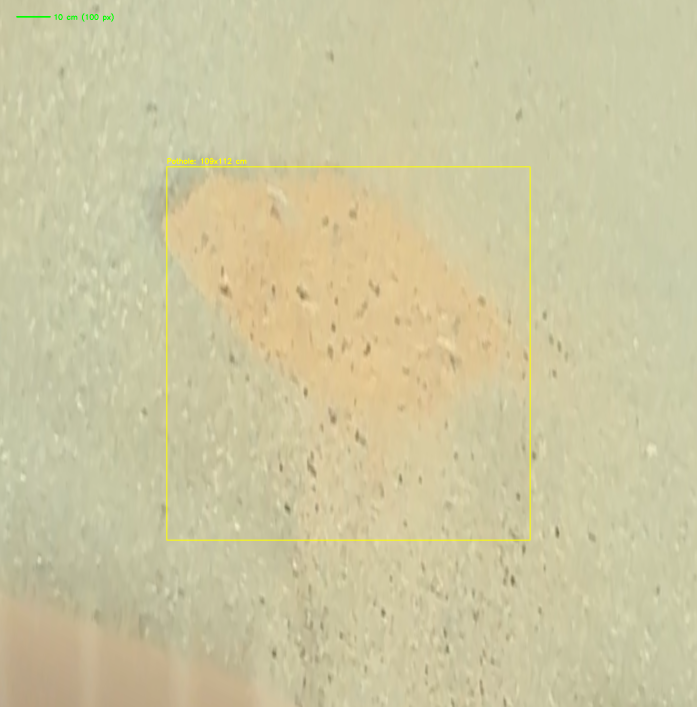
#> input picture Final_Submission/topdown_full.png, 2090 x 2120 px (shown at 1/3 size)
$ jupyter execute sprint3_segmentation.ipynb   (shell and % lines are left out)
#> lines starting #> are read from the running program, lines starting #| are printed output that depends on the picture; after the words box and inside, x2 and y2 are one past the last pixel; in counts of white or black regions, pixels touching at a corner belong together
# Sprint 3: Pothole Segmentation and Metrology

**Project:** Road Defect Detection Pipeline (PROSIT 1)
**Team:** Naa Lamle Boye, Thomas Kojo Quarshie, Chelsea Owusu, Elijah Boateng
**Date:** February 2026

## Purpose

This notebook detects potholes in the top-down road image and measures their area in
**cm²** using the known scale (10 px = 1 cm). On Ghanaian roads, potholes filled with
sand/dirt appear as **sandy/orange patches** distinct from the gray asphalt.

**Detection approach:** HSV color segmentation to find warm-colored (sandy) patches that
differ from the neutral gray road surface.

**Input:** `topdown_full.png` from Sprint 1 (original top-down, preserves color contrast)
**Output:** `pothole_detection_report.csv` with Frame_ID, Pothole_ID, Area_cm2, Center

## Step 1: Import Libraries

[cell 1]
import numpy as np
import cv2
import csv
import os
import matplotlib.pyplot as plt

print(f"OpenCV: {cv2.__version__}")

## Step 2: Load Top-Down View

We use the original (unrestored) top-down view because it preserves the natural color
contrast between the sandy pothole and the gray road. The Retinex restoration in Sprint 2
normalizes illumination but can wash out the color differences we need for detection.

[cell 2]
# Use the original top-down view (better color contrast for detection)
topdown = cv2.imread('topdown_full.png')
#> topdown is the input picture: shape (2120, 2090, 3); mean B, G, R 160.7, 198.7, 204.6
if topdown is None:
    raise FileNotFoundError("topdown_full.png not found. Run Sprint 1 first.")

SCALE = 10.0  # 10 px = 1 cm
print(f"Loaded: {topdown.shape[1]}x{topdown.shape[0]} px")
#| Loaded: 2090x2120 px
print(f"Scale: {SCALE} px/cm => image covers {topdown.shape[1]/SCALE:.0f} x {topdown.shape[0]/SCALE:.0f} cm")
#| Scale: 10.0 px/cm => image covers 209 x 212 cm

fig, ax = plt.subplots(figsize=(8, 8))
ax.imshow(cv2.cvtColor(topdown, cv2.COLOR_BGR2RGB))
ax.set_title("Top-Down Road Image (from Sprint 1)")
ax.axis('off')
plt.tight_layout()
plt.show()

## Step 3: Pothole Detection via Color Segmentation

Potholes on Ghanaian roads are often filled with sand/dirt, making them appear
**warm/orange** against the **cool/gray** asphalt. We detect these using:
1. Convert to HSV color space
2. Threshold on **Hue** (8-22 for warm orange tones) and **Saturation** (>45 for distinctly colored patches)
3. Morphological cleanup to remove noise
4. Contour analysis for area measurement

[cell 3]
def detect_road_defects(image, scale=10.0, min_area_cm2=50, max_area_cm2=50000):
    """
    Detect sandy/damaged patches on road using HSV color segmentation.

    Potholes filled with sand appear warm/orange against gray road.
    We detect regions with warm hue and elevated saturation.

    Args:
        image: Top-down road image (BGR)
        scale: pixels per cm (default 10)
        min_area_cm2: minimum defect area to report
        max_area_cm2: maximum defect area to report

    Returns:
        list of dicts with pothole measurements
    """
#> called with scale = 10, min_area_cm2 = 50, max_area_cm2 = 50000
    hsv = cv2.cvtColor(image, cv2.COLOR_BGR2HSV)
#> hsv: shape (2120, 2090, 3); mean H, S, V 26.8, 54.6, 205

    # Detect warm-colored (sandy/orange) patches
    # Hue 8-22: orange to warm brown
    # Saturation > 45: distinctly colored (not neutral gray)
    # Value 120-240: reasonably bright (not in shadow)
    mask = cv2.inRange(hsv, np.array([8, 45, 120]), np.array([22, 200, 240]))
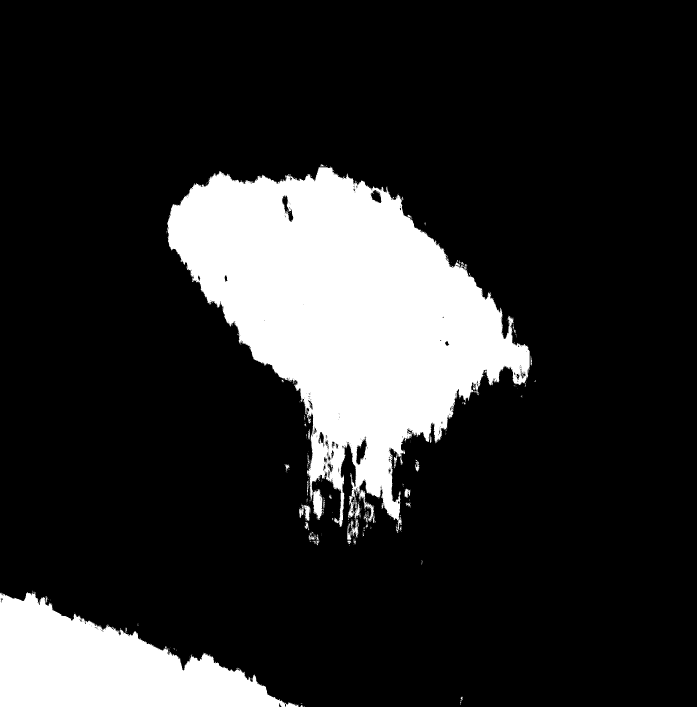
#> mask: shape (2120, 2090) (shown at 1/3 size); 17% white; 507 white regions (460 under 20 px), largest, box (x1, y1, x2, y2) and area: (502, 502, 1589, 1599) 577541, (0, 1772, 859, 2120) 168578, (938, 1467, 968, 1560) 1816

    # Morphological cleanup
    kernel = cv2.getStructuringElement(cv2.MORPH_ELLIPSE, (10, 10))
    mask = cv2.morphologyEx(mask, cv2.MORPH_CLOSE, kernel)
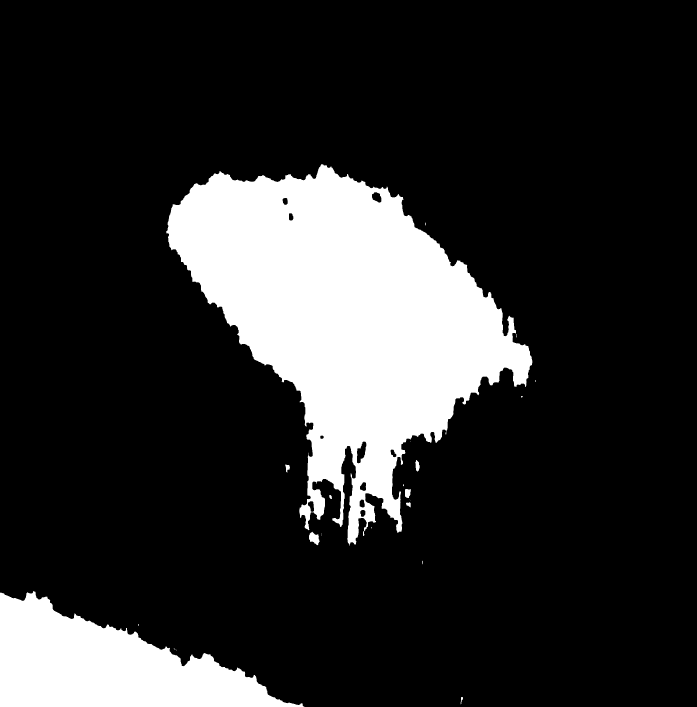
#> mask: shape (2120, 2090) (shown at 1/3 size); 17.5% white; 24 white regions (15 under 20 px), largest, box (x1, y1, x2, y2) and area: (499, 493, 1597, 1637) 602595, (0, 1773, 913, 2120) 171183, (927, 1595, 959, 1636) 800
    kernel_open = cv2.getStructuringElement(cv2.MORPH_ELLIPSE, (7, 7))
    mask = cv2.morphologyEx(mask, cv2.MORPH_OPEN, kernel_open)
#> mask: shape (2120, 2090); 17.5% white; 10 white regions

    # Find contours
    contours, _ = cv2.findContours(mask, cv2.RETR_EXTERNAL, cv2.CHAIN_APPROX_SIMPLE)
#> contours = 10 contours; largest, box (x1, y1, x2, y2) and area: (499, 493, 1597, 1632) 600102, (0, 1774, 910, 2120) 169808, (898, 1512, 933, 1588) 1310, (927, 1596, 958, 1635) 726, (1215, 1467, 1232, 1494) 338

    # Filter and measure
    potholes = []
    for cnt in sorted(contours, key=cv2.contourArea, reverse=True):
        area_px = cv2.contourArea(cnt)
        area_cm2 = area_px / scale**2

        if min_area_cm2 <= area_cm2 <= max_area_cm2:
            M = cv2.moments(cnt)
            if M["m00"] > 0:
                cx = int(M["m10"] / M["m00"])
                cy = int(M["m01"] / M["m00"])
            else:
                cx, cy = 0, 0

            x, y, w, h = cv2.boundingRect(cnt)
            perimeter = cv2.arcLength(cnt, True) / scale
            eq_diam = 2 * np.sqrt(area_cm2 / np.pi)
            aspect = float(w) / h if h > 0 else 1.0
            extent = area_px / (w * h) if w * h > 0 else 0

            potholes.append({
                'id': len(potholes) + 1,
                'area_cm2': area_cm2,
                'center_px': (cx, cy),
                'center_cm': (cx / scale, cy / scale),
                'contour': cnt,
                'bbox': (x, y, w, h),
                'perimeter_cm': perimeter,
                'eq_diameter_cm': eq_diam,
                'aspect_ratio': aspect,
                'extent': extent
            })
#> this loop made 10 passes
#> (area_px, area_cm2, cx, cy, x, y, w, h) on passes 1 to 2: (600102, 6001, 1037, 947, 499, 493, 1098, 1139), (169808, 1698.1, 316, 1999, 0, 1774, 910, 346)
#> after the loop, potholes = 2 items

    return potholes, mask

potholes, det_mask = detect_road_defects(topdown, scale=SCALE, min_area_cm2=50)
#> potholes = 2 items
print(f"Detected {len(potholes)} road defect(s)\n")
#| Detected 2 road defect(s)
for p in potholes:
    print(f"  Pothole #{p['id']}:")
    print(f"    Area: {p['area_cm2']:.1f} cm2")
    print(f"    Center: ({p['center_cm'][0]:.1f}, {p['center_cm'][1]:.1f}) cm")
    print(f"    Perimeter: {p['perimeter_cm']:.1f} cm")
    print(f"    Equivalent Diameter: {p['eq_diameter_cm']:.1f} cm")
    print(f"    Aspect Ratio: {p['aspect_ratio']:.2f}")
    print(f"    Extent: {p['extent']:.2f}")
#> this loop made 2 passes
#|   Pothole #1:
#|     Area: 6001.0 cm2
#|     Center: (103.7, 94.7) cm
#|     Perimeter: 616.2 cm
#|     Equivalent Diameter: 87.4 cm
#|     Aspect Ratio: 0.96
#|     Extent: 0.48
#|   Pothole #2:
#|     Area: 1698.1 cm2
#|     Center: (31.6, 199.9) cm
#> (further printed lines are left out)

## Step 4: Visualize Detection Mask and Results

[cell 4]
fig, axes = plt.subplots(1, 3, figsize=(18, 7))

axes[0].imshow(cv2.cvtColor(topdown, cv2.COLOR_BGR2RGB))
axes[0].set_title("Top-Down View (Input)")
axes[0].axis('off')

axes[1].imshow(det_mask, cmap='gray')
axes[1].set_title("Detection Mask (Sandy Patches)")
axes[1].axis('off')

# Annotated image
annotated = topdown.copy()
for p in potholes:
    cv2.drawContours(annotated, [p['contour']], -1, (0, 255, 0), 3)
    cv2.circle(annotated, p['center_px'], 8, (0, 0, 255), -1)
    cx, cy = p['center_px']
    cv2.putText(annotated, f"#{p['id']} {p['area_cm2']:.0f}cm2",
        (cx+15, cy-15), cv2.FONT_HERSHEY_SIMPLEX, 0.7, (0, 255, 255), 2)
#> this loop made 2 passes
#> (cx, cy) on passes 1 to 2: (1037, 947), (316, 1999)
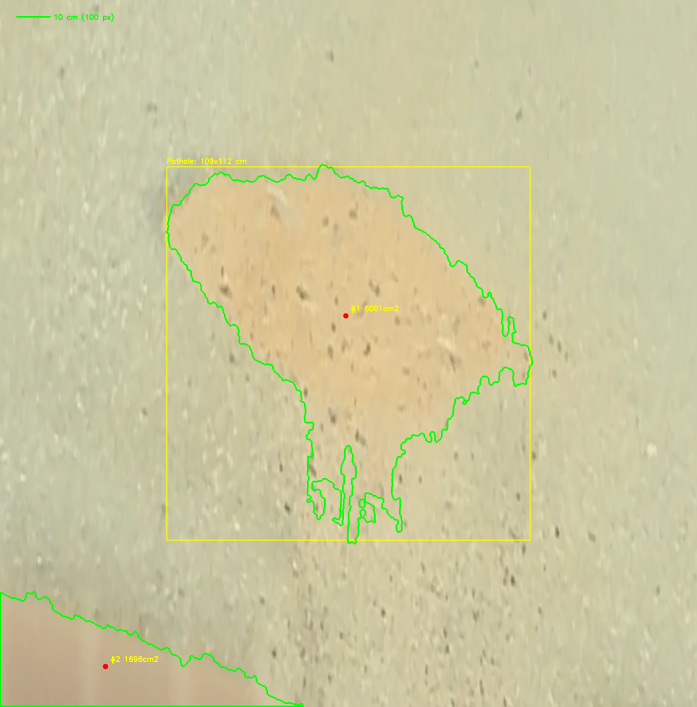
#> annotated: shape (2120, 2090, 3) (shown at 1/3 size); mean B, G, R 159.3, 199.2, 202.9

axes[2].imshow(cv2.cvtColor(annotated, cv2.COLOR_BGR2RGB))
axes[2].set_title(f"Detected: {len(potholes)} Defect(s)")
axes[2].axis('off')

plt.suptitle("Sprint 3: Pothole Detection Results", fontsize=14)
plt.tight_layout()
plt.savefig('segmentation_comparison.png', dpi=150, bbox_inches='tight')
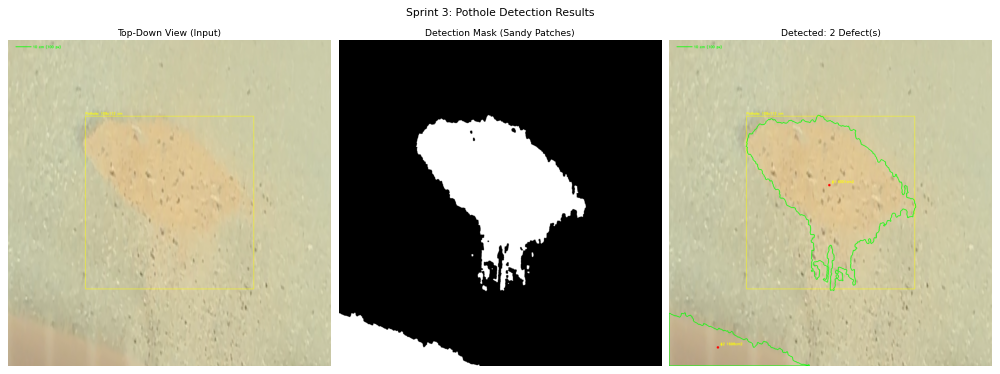
#> figure drawn by matplotlib, 3 panels
plt.show()

cv2.imwrite('test_segmentation_output.png', annotated)
print("Saved: segmentation_comparison.png, test_segmentation_output.png")

## Step 5: Generate CSV Report

The final deliverable: a CSV file with pothole measurements.

[cell 5]
csv_path = 'pothole_detection_report.csv'
with open(csv_path, 'w', newline='') as f:
    writer = csv.writer(f)
    writer.writerow(['Frame_ID', 'Pothole_ID', 'Area_cm2', 'Center_X_cm', 'Center_Y_cm',
                     'Perimeter_cm', 'Equivalent_Diameter_cm', 'Aspect_Ratio'])
    for p in potholes:
        writer.writerow([
            'pothole_1',
            p['id'],
            f"{p['area_cm2']:.2f}",
            f"{p['center_cm'][0]:.2f}",
            f"{p['center_cm'][1]:.2f}",
            f"{p['perimeter_cm']:.2f}",
            f"{p['eq_diameter_cm']:.2f}",
            f"{p['aspect_ratio']:.2f}"
        ])

print(f"CSV report saved: {csv_path}")
print(f"Potholes reported: {len(potholes)}")
#| Potholes reported: 2
print("\n--- CSV Report Contents ---")
with open(csv_path) as f:
    print(f.read())

## Step 5b: Area Verification

**Is 6001 cm² reasonable?** Let's verify visually and mathematically:
- The pothole bounding box (tape-measured) is 109 x 112 cm = 12,208 cm²
- An ellipse inscribed in that box would have area π × (109/2) × (112/2) = 9,585 cm²
- Our detected contour area (6001 cm²) = **49% of the bounding box**
- This means the sandy patch fills about half the measured rectangle, which is
  geometrically consistent with an irregular natural shape

**Visual check:** We overlay the detection contour on the pothole to verify alignment.

[cell 6]
# Verification: overlay contour on the pothole region
import math

POTHOLE_WIDTH_CM = 109.0
POTHOLE_LENGTH_CM = 112.0

if len(potholes) > 0:
    p = potholes[0]  # Main pothole
#> p = 10 items

    # Mathematical verification
    rect_area = POTHOLE_WIDTH_CM * POTHOLE_LENGTH_CM
    ellipse_area = math.pi * (POTHOLE_WIDTH_CM/2) * (POTHOLE_LENGTH_CM/2)

    print("=== AREA VERIFICATION ===")
    print(f"Tape-measured bounding box: {POTHOLE_WIDTH_CM} x {POTHOLE_LENGTH_CM} cm")
    print(f"  Rectangle area: {rect_area:.0f} cm2")
    print(f"  Inscribed ellipse area: {ellipse_area:.0f} cm2")
    print(f"  Detected contour area: {p['area_cm2']:.0f} cm2")
#|   Detected contour area: 6001 cm2
    print(f"  Contour / Rectangle: {p['area_cm2']/rect_area*100:.1f}%")
#|   Contour / Rectangle: 49.2%
    print(f"  Contour / Ellipse: {p['area_cm2']/ellipse_area*100:.1f}%")
#|   Contour / Ellipse: 62.6%
    print(f"\n  Equivalent diameter: {p['eq_diameter_cm']:.1f} cm")
#|   Equivalent diameter: 87.4 cm
    print(f"  (A circle with this diameter has area {math.pi*(p['eq_diameter_cm']/2)**2:.0f} cm2)")
#|   (A circle with this diameter has area 6001 cm2)

    # Visual verification: zoom into pothole region
    margin = 100
    y1 = max(0, 500 - margin)
    y2 = min(topdown.shape[0], 500 + int(POTHOLE_LENGTH_CM * SCALE) + margin)
#> y2 = 1720
    x1 = max(0, 500 - margin)
    x2 = min(topdown.shape[1], 500 + int(POTHOLE_WIDTH_CM * SCALE) + margin)
#> x2 = 1690

    pothole_zoom = topdown[y1:y2, x1:x2].copy()
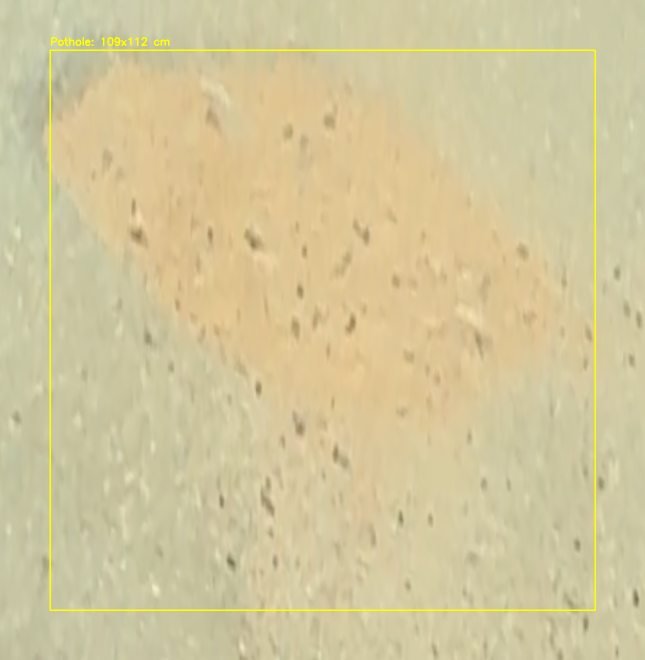
#> pothole_zoom: shape (1320, 1290, 3) (shown at 1/2 size); mean B, G, R 156.3, 199, 210.2

    # Draw the detection contour (shifted for crop)
    contour_shifted = p['contour'].copy()
#> contour_shifted = contour of 2236 points, box (x1, y1, x2, y2) (499, 493, 1597, 1632), area 600102
    contour_shifted[:,:,0] -= x1
    contour_shifted[:,:,1] -= y1
    cv2.drawContours(pothole_zoom, [contour_shifted], -1, (0, 255, 0), 3)

    # Draw the bounding rectangle (the tape-measured area)
    dst_w = int(POTHOLE_WIDTH_CM * SCALE)
    dst_h = int(POTHOLE_LENGTH_CM * SCALE)
    cv2.rectangle(pothole_zoom, (500-x1, 500-y1),
                  (500+dst_w-x1, 500+dst_h-y1), (0, 255, 255), 2)
#> pothole_zoom: shape (1320, 1290, 3); mean B, G, R 153.8, 199.9, 206.8

    # Add area labels
    cv2.putText(pothole_zoom, f"Detected: {p['area_cm2']:.0f} cm2",
                (20, 30), cv2.FONT_HERSHEY_SIMPLEX, 0.6, (0, 255, 0), 2)
    cv2.putText(pothole_zoom, f"Bounding box: {rect_area:.0f} cm2",
                (20, 60), cv2.FONT_HERSHEY_SIMPLEX, 0.6, (0, 255, 255), 2)
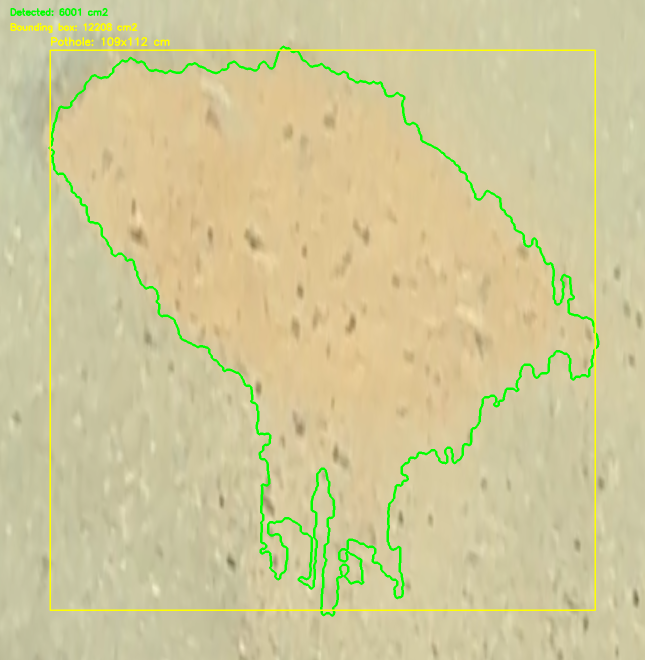
#> pothole_zoom: shape (1320, 1290, 3) (shown at 1/2 size); mean B, G, R 153.5, 200, 206.7

    fig, ax = plt.subplots(figsize=(8, 8))
    ax.imshow(cv2.cvtColor(pothole_zoom, cv2.COLOR_BGR2RGB))
    ax.set_title(f"Verification: Green contour = {p['area_cm2']:.0f} cm2, "
                 f"Yellow rect = {rect_area:.0f} cm2")
    ax.axis('off')
    plt.tight_layout()
    plt.savefig('area_verification.png', dpi=150, bbox_inches='tight')
    plt.show()
    print("\nSaved: area_verification.png")
    print("\nThe green contour should tightly follow the sandy patch boundary.")
    print("The yellow rectangle shows the tape-measured pothole extent.")
else:
    print("No potholes detected to verify.")

## Step 6: Pipeline Summary and Verification

### How to Verify Results Are Correct

1. **Scale verification:** The green scale bar = 100 px = 10 cm. Measure it on screen.
2. **Pothole boundary:** The yellow rectangle = 109 x 112 cm (tape-measured on site).
3. **Detection accuracy:** Green contours should tightly outline visible sandy patches.
4. **Area reasonableness:** Detected area should be smaller than the bounding rectangle
   (since the patch is irregular, not a perfect rectangle).
5. **Center location:** Red dots should be at the center of each detected region.
6. **CSV completeness:** One row per detected pothole with all measurements.

[cell 7]
print("=" * 60)
print("FULL PIPELINE SUMMARY")
print("=" * 60)

print("\nSprint 1 - Camera Calibration:")
try:
    c = np.load('camera_calib.npz', allow_pickle=True)
#> (reads Final_Submission/camera_calib.npz from the repository)
    rms = c['rms_error'].item()
    n_frames = len(c['rvecs'])
    K = c['mtx']
    print(f"  RMS Reprojection Error: {rms:.4f} px (< 1.0 = excellent)")
    print(f"  Frames used: {n_frames}")
    print(f"  Camera matrix (fx, fy): ({K[0,0]:.1f}, {K[1,1]:.1f})")
except Exception as e:
    print(f"  camera_calib.npz error: {e}")

print("\nSprint 1 - Homography:")
print(f"  Scale: 10 px = 1 cm (verified)")
print(f"  Top-down canvas: {topdown.shape[1]}x{topdown.shape[0]} px")
#|   Top-down canvas: 2090x2120 px
print(f"  Real-world coverage: {topdown.shape[1]/SCALE:.0f} x {topdown.shape[0]/SCALE:.0f} cm")
#|   Real-world coverage: 209 x 212 cm

print("\nSprint 2 - Restoration:")
print(f"  Deblurring: Wiener deconvolution (kernel=5, SNR=100)")
print(f"  Shadow removal: Multi-Scale Retinex (sigma=15,80,250) + CLAHE")

print("\nSprint 3 - Segmentation:")
print(f"  Method: HSV color segmentation (sandy patch detection)")
print(f"  Potholes detected: {len(potholes)}")
#|   Potholes detected: 2
for p in potholes:
    print(f"    #{p['id']}: {p['area_cm2']:.1f} cm2, "
          f"center=({p['center_cm'][0]:.1f}, {p['center_cm'][1]:.1f}) cm, "
          f"diameter={p['eq_diameter_cm']:.1f} cm")

print(f"\nOutput Files:")
for fn in ['camera_calib.npz', 'homography_topdown_output.png', 'topdown_full.png',
    'restored_topdown.png', 'test_segmentation_output.png', 'pothole_detection_report.csv',
    'calibration_corners_detected.png', 'calibration_error_analysis.png',
    'calibration_verification.png', 'homography_comparison.png',
    'restoration_comparison.png', 'segmentation_comparison.png']:
    print(f"  {'[OK]' if os.path.exists(fn) else '[--]'} {fn}")

print("\nPipeline complete.")
